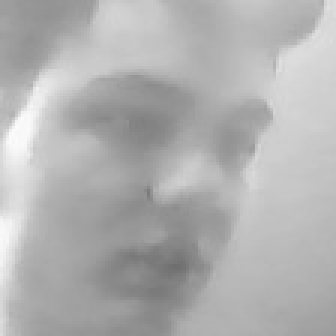
#> input picture dataset/1.1.jpg, 112 x 112 px (shown 3 times larger)
$ jupyter execute facial.ipynb   (text cells are left out)
#> lines starting #> are read from the running program, lines starting #| are printed output that depends on the picture; after the words box and inside, x2 and y2 are one past the last pixel; in counts of white or black regions, pixels touching at a corner belong together
[cell 1]
import cv2
import numpy as np
from PIL import Image
import os

# Path for face image database
path = 'dataset'
recognizer = cv2.face.LBPHFaceRecognizer_create()
detector = cv2.CascadeClassifier("frontalface.xml")

# function to get the images and label data
def getImagesAndLabels(path):
#> called with path = 'dataset'
    imagePaths = [os.path.join(path,f) for f in os.listdir(path)]
    faceSamples=[]
    ids = []
    for imagePath in imagePaths:
        PIL_img = Image.open(imagePath).convert('L') # grayscale
#> PIL_img is the input picture: PIL image 112x112 L; min 111, max 252, mean 176.8
        img_numpy = np.array(PIL_img,'uint8')
        id = int(os.path.split(imagePath)[-1].split(".")[1])
        faces = detector.detectMultiScale(img_numpy)
#> faces = [[8, 5, 102, 102]]
        for (x,y,w,h) in faces:
            faceSamples.append(img_numpy[y:y+h,x:x+w])
            ids.append(id)
#> this loop made 1 pass
#> after the loop, faceSamples = 1 item; ids = [1]
    return faceSamples,ids


print(path)

print ("\n [INFO] Training faces. It will take a few seconds. Wait ...")

faces,ids = getImagesAndLabels(path)
recognizer.train(faces, np.array(ids))
# Save the model into trainer/trainer.yml
recognizer.write('trainer.yml')
# Print the numer of faces trained and end program
print("\n [INFO] {0} faces trained. Exiting Program".format(len(np.unique(ids))))

[cell 2]
import numpy as np
import cv2
faceCascade = cv2.CascadeClassifier('frontalface.xml')
cap = cv2.VideoCapture(0)
cap.set(3,640) # set Width
cap.set(4,480) # set Height


# For each person, enter one numeric face id
face_id = input('\n enter user id end press <return> ==>  ')
print("\n [INFO] Initializing face capture. Look the camera and wait ...")
# Initialize individual sampling face count


count = 0

while True:
    ret, img = cap.read()
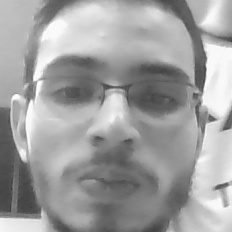
#> input picture dataset/1.14.jpg, 232 x 232 px, given in place of the camera
#> img is the input picture: shape (232, 232, 3); min 60, max 255, mean 159.8
    img = cv2.flip(img, 1)
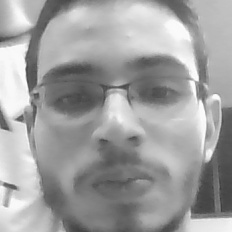
#> img: shape (232, 232, 3); min 60, max 255, mean 159.8
    gray = cv2.cvtColor(img, cv2.COLOR_BGR2GRAY)
    faces = faceCascade.detectMultiScale(
        gray,
        scaleFactor=1.2,
        minNeighbors=5,
        minSize=(20, 20)
    )
#> faces = [[12, 10, 209, 209]]
    for (x,y,w,h) in faces:
        cv2.rectangle(img,(x,y),(x+w,y+h),(255,0,0),2)

        count += 1
        print(count)

        # Save the captured image into the datasets folder
        cv2.imwrite("dataset/" + str(face_id) + '.' + str(count) + ".jpg", gray[y:y+h,x:x+w])


        roi_gray = gray[y:y+h, x:x+w]
        roi_color = img[y:y+h, x:x+w]
#> this loop made 1 pass
#> (x, y, w, h, count) on pass 1: (12, 10, 209, 209, 1)
#| 1
#> pass 1, `cv2.imwrite("dataset/" + str(face_id) + '.' + str(count) + ".jpg", gra..`:
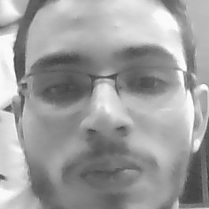
#> saved as .1.jpg: shape (209, 209); min 60, max 255, mean 158.4
#> pass 1, `roi_color = img[y:y+h, x:x+w]`:
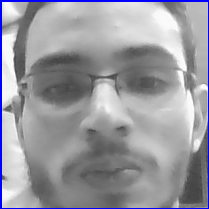
#> roi_color: shape (209, 209, 3); mean B, G, R 160.5, 153.2, 153.2
#> after the loop:
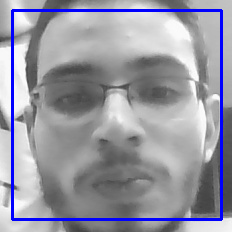
#> img: shape (232, 232, 3); 4.65% of pixels changed, all inside (x1, y1, x2, y2) = (11, 9, 223, 221)
#> after the loop, count = 1
    cv2.imshow('video',img)
    k = cv2.waitKey(30) & 0xff
#> (key Esc is pressed here)
    if k == 27:
        break
    elif count >= 80: # Take 40 face sample and stop video
         break
cap.release()
cv2.destroyAllWindows()
